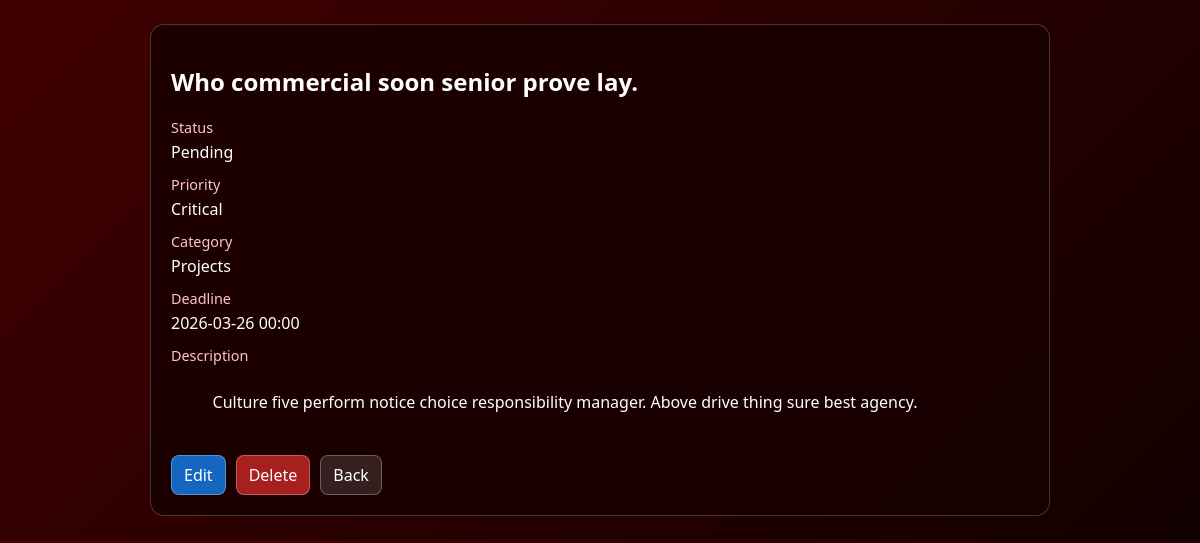
The page /tasks/1/ (signed in) on the database its author committed.
### tasks/models.py (models this page shows, shortened)
class BaseModel(models.Model):
    created_at = models.DateTimeField(auto_now_add=True)
    updated_at = models.DateTimeField(auto_now=True)
    class Meta:
        abstract = True

class Task(BaseModel):
    STATUS_CHOICES = [("Pending", "Pending"), ("In Progress", "In Progress"), ("Completed", "Completed")]
    title = models.CharField(max_length=200)
    description = models.TextField()
    deadline = models.DateTimeField()
    status = models.CharField(max_length=50, choices=STATUS_CHOICES, default="Pending")
    category = models.ForeignKey(Category, on_delete=models.CASCADE)
    priority = models.ForeignKey(Priority, on_delete=models.CASCADE)

class Priority(BaseModel):
    name = models.CharField(max_length=50)
    class Meta:
        verbose_name_plural = "Priorities"

class Category(BaseModel):
    name = models.CharField(max_length=100)
    class Meta:
        verbose_name_plural = "Categories"

### tasks/views.py (the view)
# urls.py: path('tasks/<int:pk>/', TaskDetailView.as_view(), name='task_detail'),
class TaskDetailView(LoginRequiredMixin, DetailView):
    model = Task
    template_name = 'task_detail.html'
    context_object_name = 'task'
    def get_queryset(self):
        return Task.objects.select_related('category', 'priority')

### templates/task_detail.html (shortened to what this page needs)
<!doctype html>
<html lang="en">
  <head>
  </head>
  <body>
    <div class="wrap">
      <div class="card">
        <h2>{{ task.title }}</h2>
        <div class="label">Status</div>
        <div class="value">{{ task.status }}</div>
        <div class="label">Priority</div>
        <div class="value">{{ task.priority.name }}</div>
        <div class="label">Category</div>
        <div class="value">{{ task.category.name }}</div>
        <div class="label">Deadline</div>
        <div class="value">{{ task.deadline|date:'Y-m-d H:i' }}</div>
        <div class="label">Description</div>
        <div class="value" style="white-space: pre-wrap">
          {{ task.description }}
        </div>
        <div class="actions">
          <a class="btn edit" href="{% url 'task_update' task.id %}">Edit</a>
          <a class="btn delete" href="{% url 'task_delete' task.id %}"
            >Delete</a
          >
          <a class="btn back" href="{% url 'tasks' %}">Back</a>
        </div>
      </div>
    </div>
  </body>
</html>

### templates/task_detail.html (style rules this page uses)
body { margin: 0; font-family: Segoe UI, Tahoma, Geneva, Verdana, sans-serif; background: linear-gradient(135deg, #410000, #120000); color: #fff; }
.wrap { max-width: 900px; margin: 24px auto; padding: 0 16px; }
.card { background: rgba(24, 0, 0, 0.82); border: 1px solid rgba(255, 255, 255, 0.2); border-radius: 14px; padding: 20px; }
.label { color: #ffc5c5; font-size: 0.9rem; margin-top: 12px; }
.value { margin-top: 4px; }
.actions { margin-top: 20px; display: flex; gap: 10px; flex-wrap: wrap; }
.btn { text-decoration: none; color: #fff; border: 1px solid rgba(255, 255, 255, 0.28); border-radius: 8px; padding: 8px 12px; }
.btn.edit { background: rgba(20, 137, 255, 0.75); }
.btn.delete { background: rgba(199, 38, 38, 0.82); }
.btn.back { background: rgba(255, 255, 255, 0.12); }

### rows shown on the page
Task: title "Who commercial soon senior prove lay.", status "Pending", priority.name "Critical", category.name "Projects", deadline "2026-03-26 00:00", description "Culture five perform notice choice responsibility manager. Above drive thing sure best agency."
